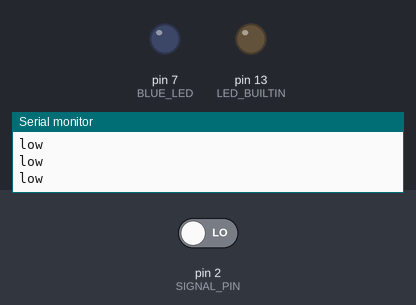
Simulated run of this sketch. Board: Arduino Uno, built with avr-gcc and run on an emulated ATmega328P. On the bench: output pins drawn as LEDs (lit = HIGH), the last lines printed to the serial monitor. Inputs (shaded band) come from the test bench; at power-on: pin 2 (SIGNAL_PIN) LOW.

Above: at 2.8 s.
2.9 s: pin 2 (SIGNAL_PIN) driven HIGH
At 3.8 s:
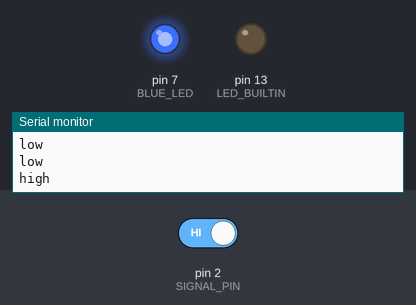
4.5 s: pin 2 (SIGNAL_PIN) driven LOW
At 5.3 s:
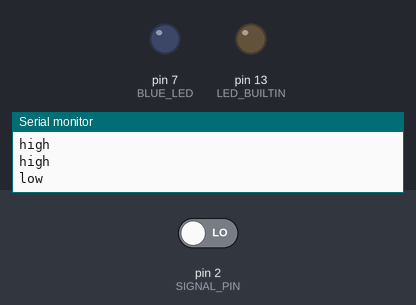
Timing chart, 0 to 7.5 s (numbered marks = the images above; inputs shaded):
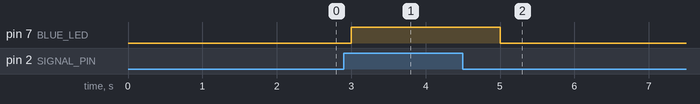

The sketch:

test_IR_sensor.ino
```cpp
/*
  IR sensor test
*/

#define BLUE_LED 7
#define SIGNAL_PIN 2

void setup() {
  Serial.begin(9600);
  pinMode(SIGNAL_PIN, INPUT);
  pinMode(BLUE_LED, OUTPUT);

  pinMode(LED_BUILTIN, OUTPUT);
  digitalWrite(LED_BUILTIN, LOW);
}

void loop() {
  if (digitalRead(SIGNAL_PIN) == HIGH) {
    digitalWrite(BLUE_LED, HIGH);
    Serial.println("high");
  }
  else {
    digitalWrite(BLUE_LED, LOW);
    Serial.println("low");
  }
  delay(1000);
}
```

Measured:
- after the input at 2.9 s, pin 7 (BLUE_LED): LOW → HIGH after 0.10 s
- after the input at 4.5 s, pin 7 (BLUE_LED): HIGH → LOW after 0.50 s
